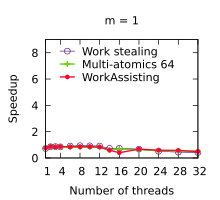

gnuplot code for this plot:
set title "m = 1"
set terminal pdf size 2.2,2.0
set output "./results/LUD_n___256,_m___1.pdf"
set key on
set key top left Left reverse
set key samplen 1.4
set xrange [1:32]
set xtics (1, 4, 8, 12, 16, 20, 24, 28, 32)
set xlabel "Number of threads"
set yrange [0:9]
set ytics (0, 2, 4, 6, 8)
set ylabel "Speedup"
plot './results/LUD_n___256,_m___1.dat' using 1:2 title "Work stealing" pointsize 0.7 lw 1 pt 6 linecolor rgb "#5B2182" with linespoints, \
  './results/LUD_n___256,_m___1.dat' using 1:3 title "Multi-atomics 64" pointsize 0.7 lw 2 pt 1 linecolor rgb "#64D000" with linespoints, \
  './results/LUD_n___256,_m___1.dat' using 1:4 title "WorkAssisting" pointsize 0.4 lw 2 pt 7 linecolor rgb "#F40A35" with linespoints
